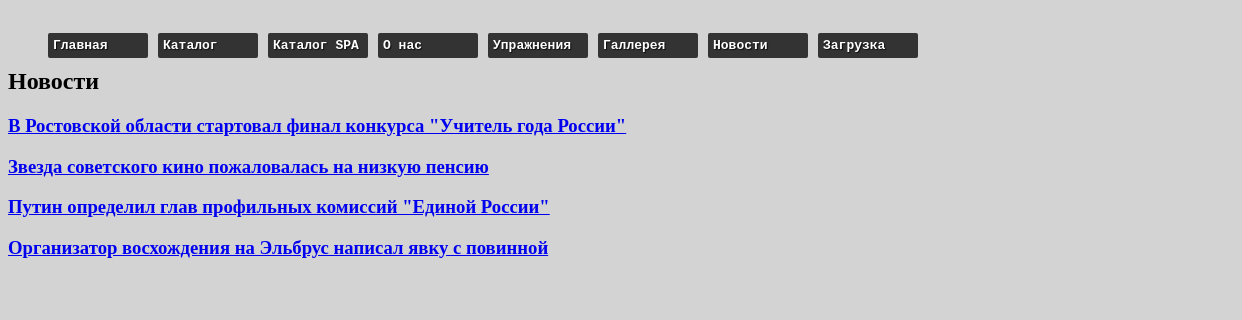
Page /news on the committed database.
### tables this page shows
CREATE TABLE `news` (
  `id` int UNSIGNED NOT NULL,
  `title` varchar(255) NOT NULL,
  `text` text NOT NULL,
  `likes` int DEFAULT '0'
);

### config/config.php (called while the page is built, shortened)
<?php
include DOCUMENT_ROOT . "/engine/functions.php";
include DOCUMENT_ROOT . "/engine/menu.php";
include DOCUMENT_ROOT . "/engine/db.php";
include DOCUMENT_ROOT . "/engine/news.php";
$menuItems = [
    [
        'url' => '/',
        'name' => 'Главная'
    ],
    [
        'url' => '/catalog',
        'name' => 'Каталог'
    ],
    [
        'url' => '/catalogspa',
        'name' => 'Каталог SPA'
    ],
    [
        'url' => '/about',
        'name' => 'О нас'
    ],
    [
        'url' => '/ex',
        'name' => 'Упражнения',
        'submenu' => [
            [
                'url' => '/ex#1',
                'name' => 'Упражнение1'
            ],
            [
                'url' => '/ex#2',
                'name' => 'Упражнение2'
            ],
            [
                'url' => '/ex#3',
                'name' => 'Упражнение3'
            ],
        ]
    ],
    [
        'url' => '/gallery',
        'name' => 'Галлерея'
    ],
    [
        'url' => '/news',
        'name' => 'Новости'
    ],
    [
        'url' => '/setup',
        'name' => 'Загрузка'
    ]
];

### engine/db.php (called while the page is built, shortened)
<?php
function getDb() {
    static $db = null;
    if(is_null($db)){
        $db = @mysqli_connect(HOST, USER, PASS, DB) or die("Could not connect: " . mysqli_connect_error());
    }
    return $db;
}
function getAssocResult($sql) {
    $result = @mysqli_query(getDb(), $sql) or die(mysqli_error(getDb()));
    $array_result = [];
    while($row = mysqli_fetch_assoc($result)){
        $array_result[] = $row;
    }
    return $array_result;
}

### engine/news.php (called while the page is built, shortened)
<?php
function getNews() {
    return getAssocResult("SELECT id, title FROM news");
}

### engine/functions.php (called while the page is built, shortened)
<?php
function render($page, $params = []){
    return renderTemplate(LAYOUTS_DIR . $params['layout'], [
            'menu' => '<div class="menu">'. renderMenu($params['menu']) . '</div>',
            'content' => renderTemplate($page, $params),
            'title' => $params['title']
        ]
    );
}
function renderTemplate($page, $params = []) {
    extract($params);
    include TEMPLATE_DIR . $page .".php";
    return ob_get_clean();
}

### templates/news.php (the view)
<h2>Новости</h2>
<?php foreach ($news as $item):?>
    <div>
        <a href="/onenews/?id=<?=$item['id']?>"><h3><?=$item['title']?></h3></a>
    </div>
<?php endforeach;?>

### public/index.php (shortened to what this page needs)
<?php
include DOCUMENT_ROOT . "/config/config.php";
$url_array = explode('/', $_SERVER['REQUEST_URI']);
if ($url_array[1] == "") {
    $page = 'index';
} else {
    $page = $url_array[1];
}
$params = [
    'menu' => $menuItems,
    'layout' => 'main'
];
switch ($page) {
    case 'news':
        $params['news'] = getNews();
        break;
}
echo render($page, $params);

### engine/menu.php
<?php
function renderMenu($arrMenu){
    $str = '<ul>';
    foreach ($arrMenu as $item){
        $str .= '<li><a href="'. $item['url'] .'">'. $item['name'] .'</a>';
        if (isset($item['submenu'])) {
            $str .= renderMenu($item['submenu']);
        }
        $str .= '</li>'."\n";
    }
    $str .= '</ul>'."\n";
    return $str;
}

### templates/layouts/main.php (shortened to what this page needs)
<!doctype html>
<html lang="en">
<head>
    <link rel="stylesheet" href="/css/style.css?<?=rand(1,22232)?>">
</head>
<body>
<?=$menu?>
<?=$content?>
</body>
</html>

### public/css/style.css (style rules this page uses)
body { background-color: lightgray; }
.menu ul { font-family: monospace; float:left; width:100%; list-style:none; font-weight:bold; margin-bottom:10px; }
.menu ul li { font-family: monospace; float:left; margin-right:10px; position:relative; display:block; width: 100px; }
.menu ul li a { display:block; padding:5px; color:#fff; background:#333; text-decoration:none; text-shadow:1px 1px 1px rgba(0,0,0,0.75); -moz-border-radius:2px; -webkit-border-radius:2px; border-radius:2px; }

### rows in the picture
news: title "В Ростовской области стартовал финал конкурса \"Учитель года России\""
news: title "Звезда советского кино пожаловалась на низкую пенсию"
news: title "Путин определил глав профильных комиссий \"Единой России\""
news: title "Организатор восхождения на Эльбрус написал явку с повинной"

### other values in the picture
$item['name'] "Главная"
$item['name'] "Каталог"
$item['name'] "Каталог SPA"
$item['name'] "О нас"
$item['name'] "Упражнения"
$item['name'] "Галлерея"
$item['name'] "Новости"
$item['name'] "Загрузка"
